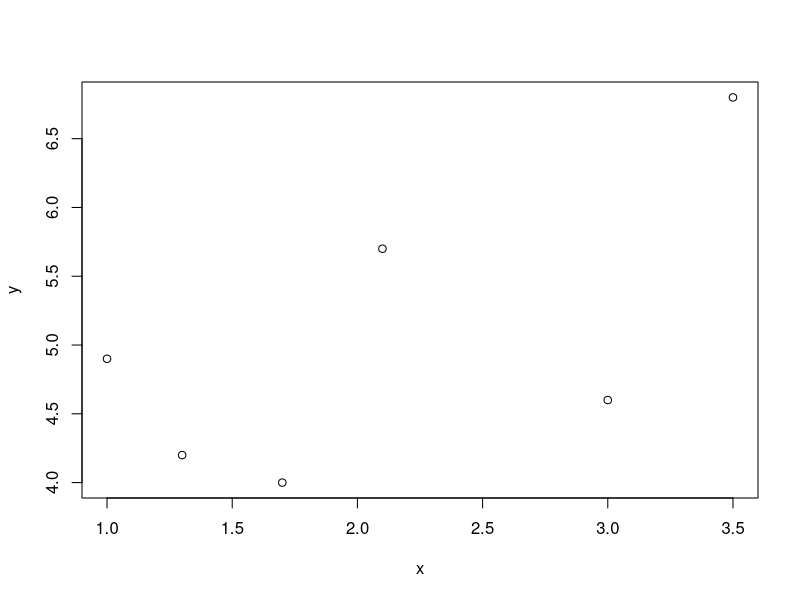
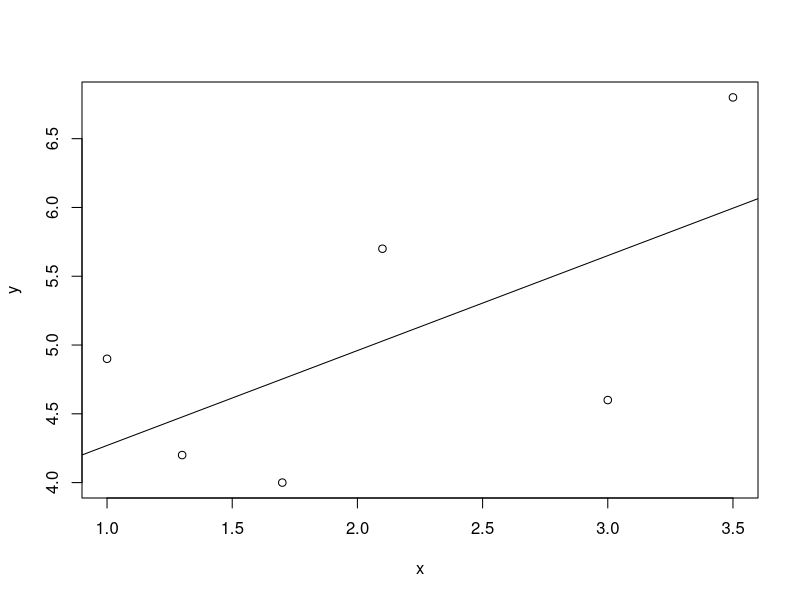
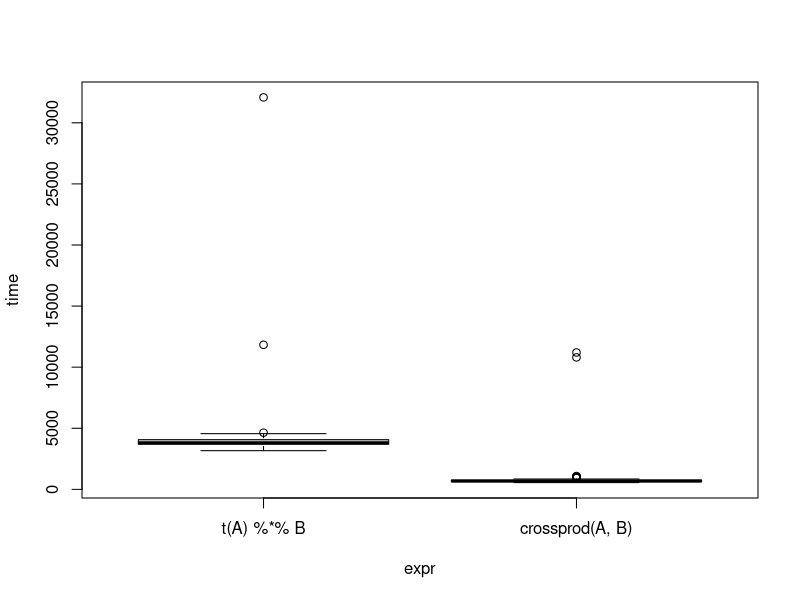
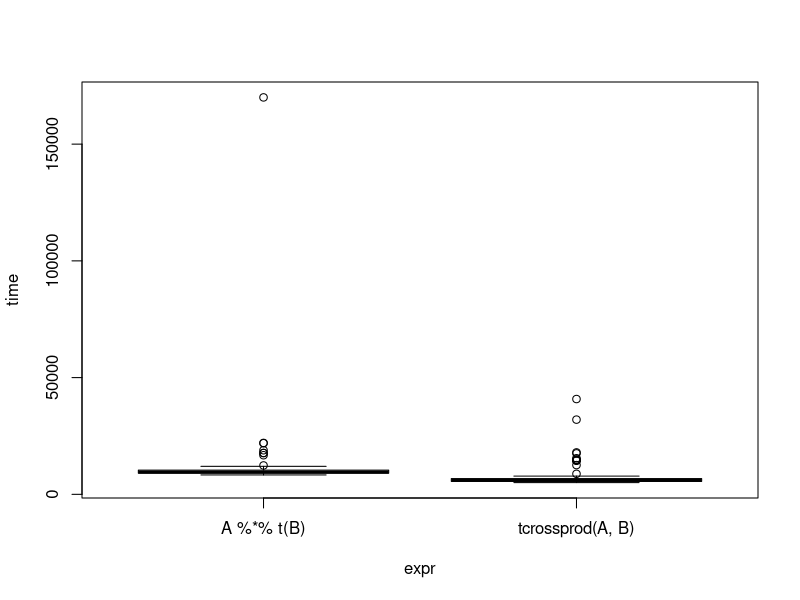
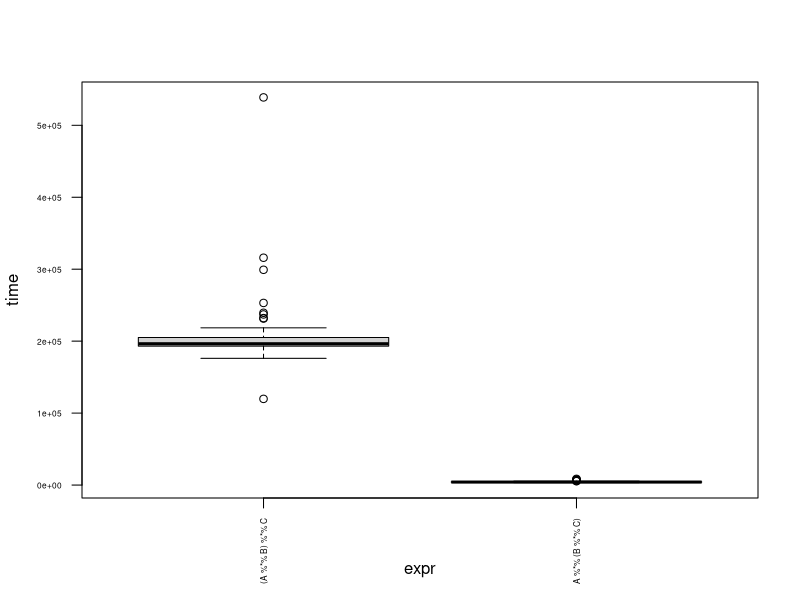

These charts were generated, in order, by the following R code:
## ---- chunk 1
#| include: false
# automatically create a bib database for R packages
knitr::write_bib(c(
  .packages(),
  'abind',
  'microbenchmark'
), 'packages_deeper_dive.bib')
## ---- chunk 2
A <- matrix(1:10, nrow = 5, ncol = 2)
A
## ---- chunk 3
matrix(1:6, nrow = 2, ncol = 3, byrow = TRUE)
## ---- chunk 4
cbind(1:4, 5:8)
## ---- chunk 5
rbind(1:4, 5:8)
## ---- chunk 6
dim(A)
## ---- chunk 7
nrow(A)
## ---- chunk 8
ncol(A)
## ---- chunk 9
B <- matrix(1:12, ncol = 3)
B
## ---- chunk 10
B[, 2:3]
## ---- chunk 11
B[c(1, 4), ]
## ---- chunk 12
B[c(1, 4), 2:3]
## ---- chunk 13
B[,-3]
## ---- chunk 14
B[2, ]
## ---- chunk 15
B[,2]
## ---- chunk 16
B[2, , drop = FALSE]
## ---- chunk 17
B[, 2, drop = FALSE]
## ---- chunk 18
A <- matrix(1:6, nrow = 2, ncol = 3, byrow = TRUE)
A
## ---- chunk 19
B <- matrix(c(2, 1, 9, 3, 1, 1), nrow = 2, ncol = 3)
B
## ---- chunk 20
A + B
## ---- chunk 21
A - B
## ---- chunk 22
2 * A
## ---- chunk 23
A
## ---- chunk 24
B <- matrix(1:6, nrow = 3, ncol = 2)
B
## ---- chunk 25
A %*% B
## ---- chunk 26
A <- matrix(1:6, ncol = 2)
A
## ---- chunk 27
B <- matrix(7:12, ncol = 2)
## ---- chunk 28
A * B
## ---- chunk 29
t(A)
## ---- chunk 30
diag(3)
## ---- chunk 31
A <- matrix(c(3, 0.5, 0.2, 
              0.5, 2, 0.1,
              0.2, 0.1, 1),
            nrow = 3)
A
## ---- chunk 32
b <- c(1, 0.7, 3)
b
## ---- chunk 33
solve(A, b)
## ---- chunk 34
x <- c(1, 1.3, 1.7, 2.1, 3, 3.5)
y <- c(4.9, 4.2, 4.0, 5.7, 4.6, 6.8)
## ---- chunk 35
plot(x, y)
## ---- chunk 36
X <- cbind(1, x)
X
## ---- chunk 37
xtx <- t(X) %*% X
xty <- t(X) %*% y
solve(xtx, xty)
## ---- chunk 38
plot(x, y)
abline(a = 3.58, b = 0.69)
## ---- chunk 39
set.seed(314)
A <- matrix(rnorm(100), ncol = 2)
B <- matrix(rnorm(100), ncol = 2)
## ---- chunk 40
all.equal(t(A) %*% B, crossprod(A, B))
## ---- chunk 41
all.equal(A %*% t(B), tcrossprod(A, B))
## ---- chunk 42
library(microbenchmark)
## ---- chunk 43
t1 <- microbenchmark::microbenchmark(t(A) %*% B, crossprod(A, B))
plot(t1)
## ---- chunk 44
t2 <- microbenchmark(A %*% t(B), tcrossprod(A, B))
plot(t2)
## ---- chunk 45
set.seed(1999)
A <- matrix(rnorm(1000), ncol = 2)
B <- matrix(rnorm(100), nrow = 2)
C <- rnorm(50)
## ---- chunk 46
t3 <- microbenchmark((A %*% B) %*% C,
                     A %*% (B %*% C))
plot(t3, las = 2, cex.axis = 0.5)
## ---- chunk 47
A <- array(1:24, dim = c(3, 2, 4))
A
## ---- chunk 48
library(abind)
## ---- chunk 49
A <- abind(
      matrix(1:4, nrow = 2),
      matrix(5:8, nrow = 2),
      along = 3)
A
## ---- chunk 50
B <- array(9:16, dim = c(2, 2, 2))
## ---- chunk 51
abind(A, B)
## ---- chunk 52
dim(A)
## ---- chunk 53
list(1:10, matrix(1:10, nrow = 2), mean)
## ---- chunk 54
mylist <- list(a = 1:10, b = matrix(1:10, nrow = 2), f = mean)
mylist
## ---- chunk 55
c(list(1, 1:2), list("a", c("a", "b")), list(TRUE, c(TRUE, FALSE)))
## ---- chunk 56
a <- list(a = 1, b = 1:2, c = 1:3, d = 1:4)
## ---- chunk 57
a[c(1, 3)]
## ---- chunk 58
a[c(FALSE, TRUE, FALSE, TRUE)]
## ---- chunk 59
a[c("c", "d")]
## ---- chunk 60
a[[2]]
## ---- chunk 61
a[2]
## ---- chunk 62
a$c
## ---- chunk 63
b <- list(list(1, 1:2, list(3, 3:4)), 5:7)
b
## ---- chunk 64
b[[1]]
## ---- chunk 65
b[[2]]
## ---- chunk 66
b[[1]][1:2]
## ---- chunk 67
b[[1]][[3]]
